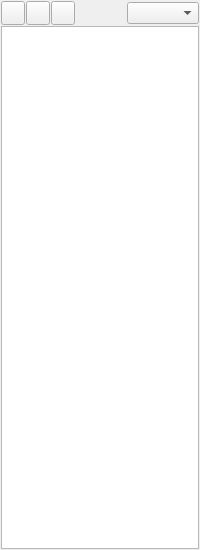
<?xml version="1.0" encoding="UTF-8"?>
<ui version="4.0">
 <class>PENG_LineMasterWidget</class>
 <widget class="QWidget" name="PENG_LineMasterWidget">
  <property name="geometry">
   <rect>
    <x>0</x>
    <y>0</y>
    <width>200</width>
    <height>550</height>
   </rect>
  </property>
  <property name="windowTitle">
   <string>Form</string>
  </property>
  <property name="toolTip">
   <string/>
  </property>
  <layout class="QGridLayout" name="gridLayout">
   <property name="leftMargin">
    <number>1</number>
   </property>
   <property name="topMargin">
    <number>1</number>
   </property>
   <property name="rightMargin">
    <number>1</number>
   </property>
   <property name="bottomMargin">
    <number>1</number>
   </property>
   <property name="horizontalSpacing">
    <number>3</number>
   </property>
   <property name="verticalSpacing">
    <number>1</number>
   </property>
   <item row="0" column="0">
    <layout class="QHBoxLayout" name="horizontalLayout">
     <property name="spacing">
      <number>1</number>
     </property>
     <item>
      <widget class="QToolButton" name="pbAdd">
       <property name="minimumSize">
        <size>
         <width>24</width>
         <height>24</height>
        </size>
       </property>
       <property name="maximumSize">
        <size>
         <width>24</width>
         <height>24</height>
        </size>
       </property>
       <property name="toolTip">
        <string>Add pipe line</string>
       </property>
       <property name="text">
        <string/>
       </property>
       <property name="icon">
        <iconset>
         <normalon>:/images/icons/add.png</normalon>
        </iconset>
       </property>
       <property name="iconSize">
        <size>
         <width>16</width>
         <height>16</height>
        </size>
       </property>
      </widget>
     </item>
     <item>
      <widget class="QToolButton" name="pbDelete">
       <property name="minimumSize">
        <size>
         <width>24</width>
         <height>24</height>
        </size>
       </property>
       <property name="maximumSize">
        <size>
         <width>24</width>
         <height>24</height>
        </size>
       </property>
       <property name="toolTip">
        <string>Delete pipe line</string>
       </property>
       <property name="text">
        <string/>
       </property>
       <property name="icon">
        <iconset resource="../../../db/src/gui/db.qrc">
         <normaloff>:/images/icons/delete.png</normaloff>:/images/icons/delete.png</iconset>
       </property>
      </widget>
     </item>
     <item>
      <widget class="QToolButton" name="pbSave">
       <property name="minimumSize">
        <size>
         <width>24</width>
         <height>24</height>
        </size>
       </property>
       <property name="maximumSize">
        <size>
         <width>24</width>
         <height>24</height>
        </size>
       </property>
       <property name="toolTip">
        <string>Save pipe line</string>
       </property>
       <property name="text">
        <string/>
       </property>
       <property name="icon">
        <iconset resource="../../../db/src/gui/db.qrc">
         <normaloff>:/images/icons/database_save.png</normaloff>:/images/icons/database_save.png</iconset>
       </property>
      </widget>
     </item>
     <item>
      <spacer name="horizontalSpacer">
       <property name="orientation">
        <enum>Qt::Horizontal</enum>
       </property>
       <property name="sizeHint" stdset="0">
        <size>
         <width>40</width>
         <height>20</height>
        </size>
       </property>
      </spacer>
     </item>
     <item>
      <widget class="QComboBox" name="cbLineType">
       <property name="toolTip">
        <string>Pipe line type</string>
       </property>
      </widget>
     </item>
    </layout>
   </item>
   <item row="1" column="0">
    <widget class="QTableView" name="tvLine">
     <property name="toolTip">
      <string>Pipe line</string>
     </property>
    </widget>
   </item>
  </layout>
 </widget>
 <tabstops>
  <tabstop>tvLine</tabstop>
  <tabstop>pbAdd</tabstop>
  <tabstop>pbDelete</tabstop>
  <tabstop>pbSave</tabstop>
  <tabstop>cbLineType</tabstop>
 </tabstops>
 <resources>
  <include location="../../../db/src/gui/db.qrc"/>
 </resources>
 <connections/>
</ui>
